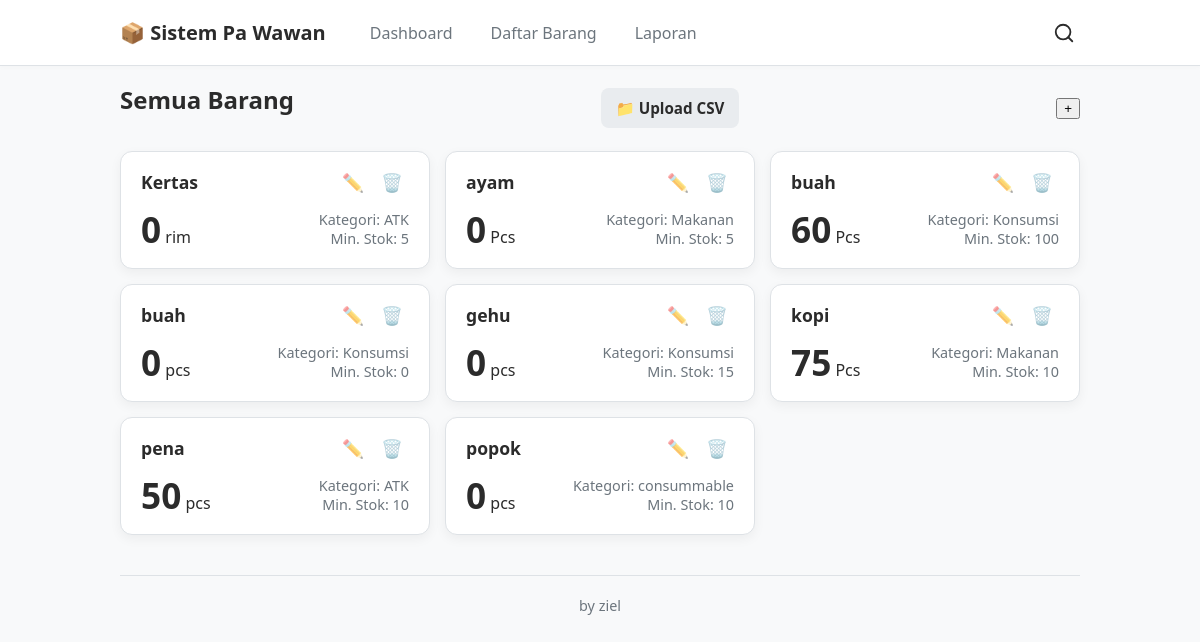
The app's page /daftar-barang, older data.
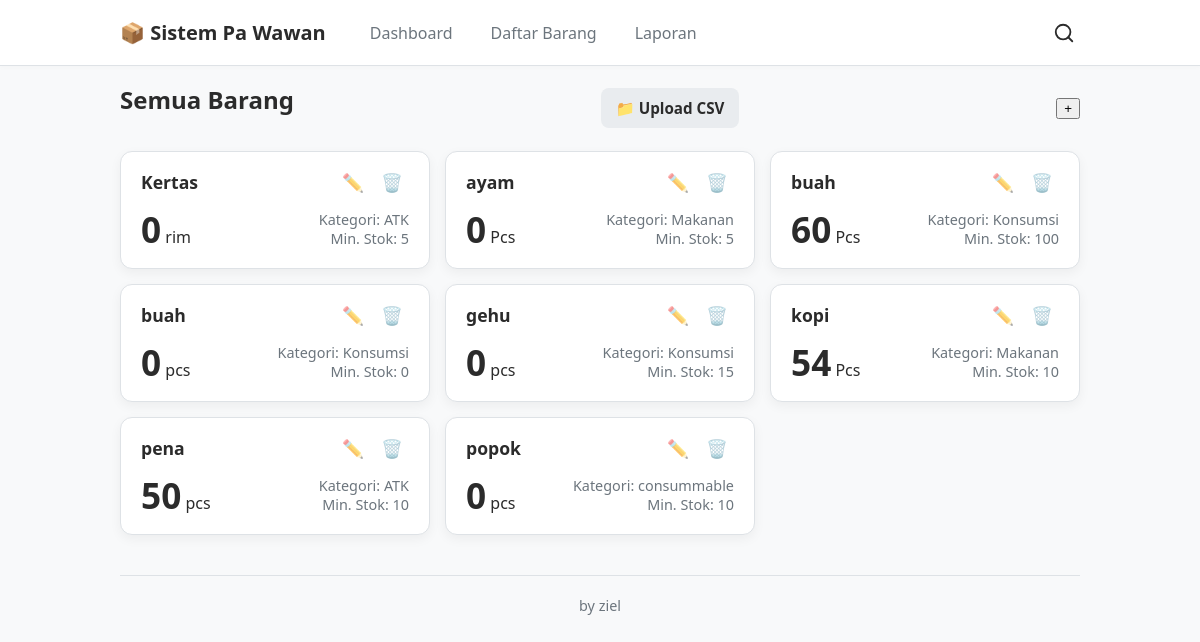
The same page, newer data.
### app.py (models this page shows)
class Product(db.Model):
    __tablename__ = 'products'
    id = db.Column(db.Integer, primary_key=True)
    nama_barang = db.Column(db.String(255), nullable=False)
    sku = db.Column(db.String(100), unique=True, nullable=True)
    satuan= db.Column(db.String(50), nullable=False)
    kategori = db.Column(db.String(100), nullable=True)
    stok = db.Column(db.Integer, nullable=False, default=0)
    stock_minimum = db.Column(db.Integer, nullable=True,default=0)
    deskripsi = db.Column(db.Text, nullable=True)
    created_by = db.Column(db.Integer, db.ForeignKey('users.id'))
    created_at = db.Column(db.DateTime(timezone=True), server_default=func.now())
    updated_at = db.Column(db.DateTime(timezone=True), server_default=func.now(), onupdate=func.now())

### app.py (the view)
@app.route('/daftar-barang')
def daftar_barang():
    return render_template('daftar-barang.html')

### app.py (called while the page is built)
@app.context_processor
def inject_products():
    try:
        products = Product.query.order_by(Product.nama_barang).all()
        return dict(list_semua_barang=products)
    except:
        return dict(list_semua_barang=[])

### templates/daftar-barang.html (shortened to what this page needs)
{% extends "layout.html" %}
{% block content %}
<div class="page-header">
    <h2>Semua Barang</h2>
    <form action="{{ url_for('import_csv') }}" method="POST" enctype="multipart/form-data"
        style="display: inline-block; margin-right: 10px;">
        <label for="file_csv" class="btn btn-secondary"
            style="cursor: pointer; margin: 0; padding: 10px 15px; border-radius: 8px;">
            📁 Upload CSV
        </label>
    </form>
    <button class="btn-circle" id="btnShowProductModalDesktop">+</button>
</div>
<div class="item-list-container">
    {% for barang in list_semua_barang %}
    <div class="item-card">
        <div class="item-card-header">
            <h3>{{ barang.nama_barang }}</h3>
            <div class="card-actions">
                <button class="action-btn edit-btn" data-id="{{ barang.id }}" data-nama="{{ barang.nama_barang }}"
                    data-satuan="{{ barang.satuan }}" data-kategori="{{ barang.kategori }}"
                    data-min="{{ barang.stock_minimum }}">
                    ✏️
                </button>
                <button class="action-btn delete-btn" data-id="{{ barang.id }}" data-nama="{{ barang.nama_barang }}">
                    🗑️
                </button>
            </div>
        </div>
        <div class="item-card-body">
            <div class="item-stock-info">
                <strong>{{ barang.stok }}</strong>
                <span>{{ barang.satuan }}</span>
            </div>
            <div class="item-meta-info">
                <span>Kategori: {{ barang.kategori }}</span>
                <span>Min. Stok: {{ barang.stock_minimum }}</span>
            </div>
        </div>
    </div>
    {% endfor %}
</div>
{% endblock %}

Row changes from the older to the newer data that the page shows:
changed Product "kopi": stok "75" → "54"
